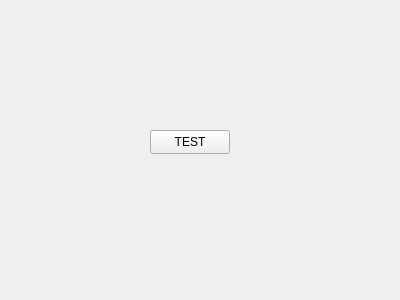
<?xml version="1.0" encoding="UTF-8"?>
<ui version="4.0">
 <class>SecondaryWindow</class>
 <widget class="QWidget" name="SecondaryWindow">
  <property name="geometry">
   <rect>
    <x>0</x>
    <y>0</y>
    <width>400</width>
    <height>300</height>
   </rect>
  </property>
  <property name="windowTitle">
   <string>SecondaryWindow</string>
  </property>
  <widget class="QPushButton" name="pushButton">
   <property name="geometry">
    <rect>
     <x>150</x>
     <y>130</y>
     <width>80</width>
     <height>24</height>
    </rect>
   </property>
   <property name="text">
    <string>TEST</string>
   </property>
  </widget>
 </widget>
 <resources/>
 <connections/>
</ui>
